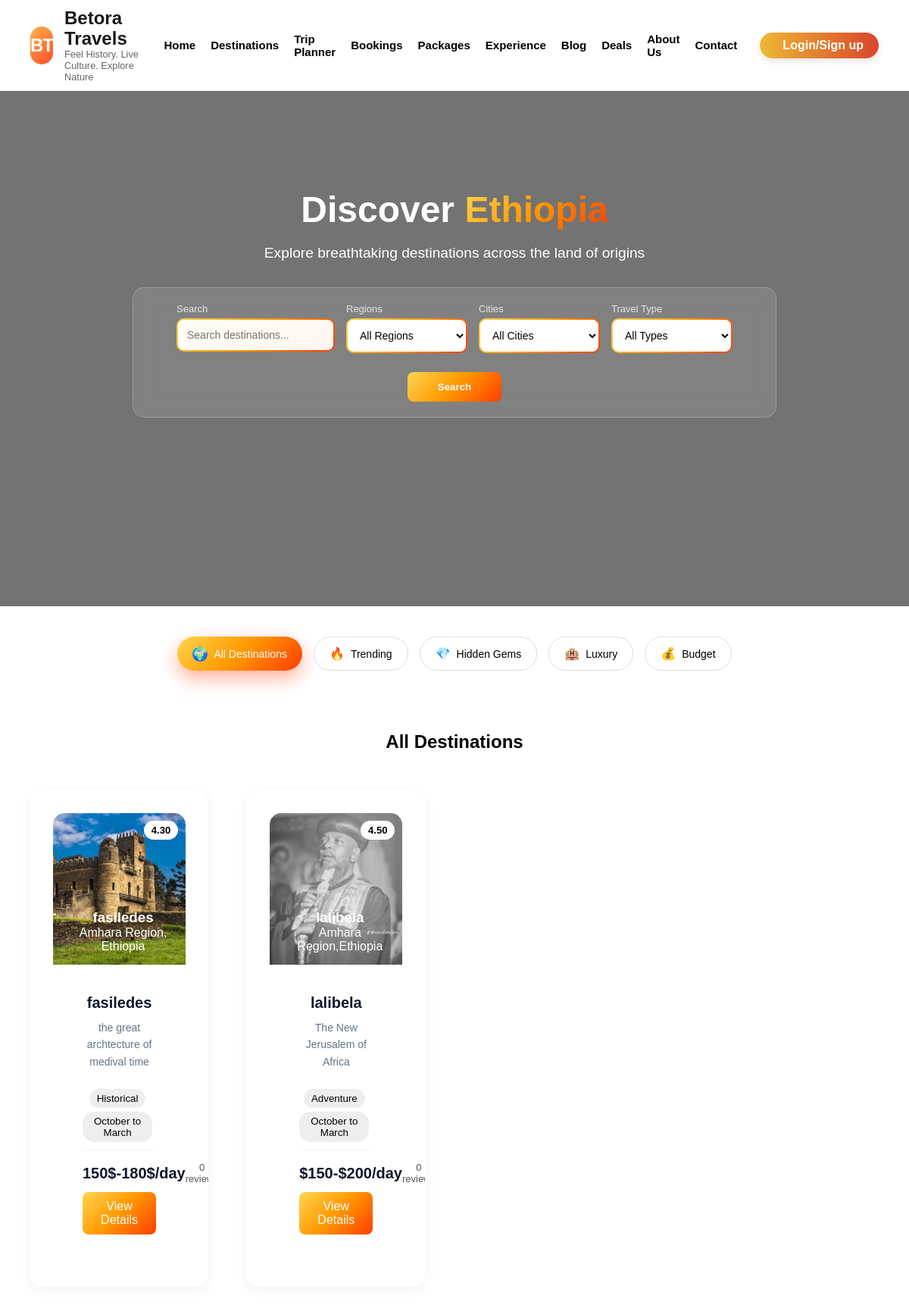
Page /destination.php on the committed database.
### tables this page shows
CREATE TABLE `destinations` (
  `id` int(11) NOT NULL,
  `name` varchar(100) DEFAULT NULL,
  `tagline` varchar(255) DEFAULT NULL,
  `region` varchar(100) DEFAULT NULL,
  `type` enum('adventure','cultural','religious','historical','nature') DEFAULT NULL,
  `description` text DEFAULT NULL,
  `highlights` text DEFAULT NULL,
  `best_time` varchar(100) DEFAULT NULL,
  `dry_season` varchar(255) DEFAULT NULL,
  `rainy_season` varchar(255) DEFAULT NULL,
  `spring_weather` varchar(100) DEFAULT NULL,
  `summer_weather` varchar(100) DEFAULT NULL,
  `autumn_weather` varchar(100) DEFAULT NULL,
  `winter_weather` varchar(100) DEFAULT NULL,
  `average_cost` decimal(10,2) DEFAULT NULL,
  `budget_cost` varchar(50) DEFAULT NULL,
  `standard_cost` varchar(50) DEFAULT NULL,
  `luxury_cost` varchar(50) DEFAULT NULL,
  `accommodation` varchar(255) DEFAULT NULL,
  `rating` decimal(3,2) DEFAULT 0.00,
  `reviews` int(11) DEFAULT 0,
  `distance_info` varchar(255) DEFAULT NULL,
  `map_location` text DEFAULT NULL,
  `video_url` varchar(255) DEFAULT NULL,
  `image` varchar(255) DEFAULT NULL,
  `image2` varchar(255) DEFAULT NULL,
  `image3` varchar(255) DEFAULT NULL,
  `image4` varchar(255) DEFAULT NULL
);

### destination.php (the view, shortened to what this page needs)
<?php
include 'db.php';
$search_name = isset($_GET['search_name']) ? mysqli_real_escape_string($conn, $_GET['search_name']) : '';
$sql = "SELECT * FROM destinations WHERE 1=1";
$sql .= " ORDER BY id DESC";
$result = mysqli_query($conn, $sql);
?>
<!DOCTYPE html>
<html lang="en">
<head>
    <link rel="stylesheet" href="style.css">
    <link rel="stylesheet" href="https://jsdelivr.net"/>
    <link rel="stylesheet" href="welcome.css">
    <link rel="stylesheet" href="cards.css">
    <link rel="stylesheet" href="ai.css">
    <link rel="stylesheet" href="https://cloudflare.com">
</head>
<body>
<nav id="navbar">
  <div class="brand">
    <div class="bt">BT</div>
    <div class="logo-text">
      <h1>Betora Travels</h1>
      <h2>Feel History. Live Culture. Explore Nature</h2>
    </div>
  </div>
  <ul class="menu" id="menu-list">
    <li><a class="underline-text" href="index.php#Home">Home</a></li>
    <li><a class="underline-text" href="destinations.php">Destinations</a></li>
    <li><a class="underline-text" href="trip.html#trip">Trip Planner</a></li>
    <li><a class="underline-text" href="booking.html#Bookings">Bookings</a></li>
    <li><a class="underline-text" href="packages.php#packages">Packages</a></li>
    <li><a class="underline-text" href="experience.php#Experience">Experience</a></li>
    <li><a class="underline-text" href="blog.php#Blog">Blog</a></li>
    <li><a class="underline-text" href="deals.php#Deals">Deals</a></li>
    <li><a class="underline-text" href="aboutus.html#About-Us">About Us</a></li>
    <li><a class="underline-text" href="contactus.html#Contact">Contact</a></li>
    <div class="header-actions">
      <div class="login-pill">
        <span>Login/Sign up</span>
      </div>
    </div>
  </ul>
</nav>
<section id="Destinations" class="destination-hero">
    <video autoplay muted loop playsinline class="bg-video">
        <source src="ethiopia-video.mp4" type="video/mp4">
    </video>
    <div class="overlay"></div>
    <div class="content">
        <h1>Discover <span>Ethiopia</span></h1>
        <p>Explore breathtaking destinations across the land of origins</p>
        <form action="destination.php" method="GET" class="search-box">
    <div class="field">
        <label>Search</label>
        <div class="gradient-wrapper">
            <input type="text" name="search_name" placeholder="Search destinations..." value="<?php echo htmlspecialchars($search_name); ?>" />
        </div>
    </div>
    <div class="field">
        <label>Regions</label>
        <div class="gradient-wrapper">
            <select name="region">
                <option>All Regions</option>
            </select>
        </div>
    </div>
    <div class="field">
        <label>Cities</label>
        <div class="gradient-wrapper">
            <select name="city">
                <option>All Cities</option>
            </select>
        </div>
    </div>
    <div class="field">
        <label>Travel Type</label>
        <div class="gradient-wrapper">
            <select name="type">
                <option>All Types</option>
            </select>
        </div>
    </div>
    <div class="search-btn-container">
        <button type="submit">Search</button>
    </div>
</form>
    </div>
</section>
<section class="filter-section">
    <div class="filter-container">
        <button class="filter-btn active"><span>🌍</span> All Destinations</button>
        <button class="filter-btn"><span>🔥</span> Trending</button>
        <button class="filter-btn"><span>💎</span> Hidden Gems</button>
        <button class="filter-btn"><span>🏨</span> Luxury</button>
        <button class="filter-btn"><span>💰</span> Budget</button>
    </div>
</section>
<section class="cards-section">
    <h2 class="results-title">All Destinations</h2>
    <div class="cards-container">
    <?php while($row = mysqli_fetch_assoc($result)) { ?>
        <div class="card" data-category="<?php echo strtolower($row['type']); ?>">
    <div class="card-slider">
        <img src="admin/uploads/<?php echo htmlspecialchars($row['image']); ?>" class="active">
        <div class="image-text">
            <h3 style="display: block !important; opacity: 1 !important; color: white;">
                <?php echo htmlspecialchars($row['name']); ?>
            </h3>
            <p><?php echo htmlspecialchars($row['region']); ?></p>
        </div>
        <div class="rating">
            <?php echo $row['rating']; ?>
        </div>
    </div>
    <div class="card-inner">
        <div class="card-content">
            <h3 class="card-title-main"><?php echo htmlspecialchars($row['name']); ?></h3>
            <p class="desc"><?php echo htmlspecialchars($row['tagline']); ?></p>
            <div class="tags">
                <button><?php echo ucfirst($row['type']); ?></button>
                <button><?php echo htmlspecialchars($row['best_time']); ?></button>
            </div>
            <div class="card-footer">
                <span class="price">
                    <?php echo $row['budget_cost']; ?>/day
                </span>
                <span class="reviews"><?php echo $row['reviews']; ?> reviews</span>
            </div>
            <a href="admin/view_destination.php?id=<?php echo $row['id']; ?>&source=public" class="details-btn">
                View Details
            </a>
        </div>
    </div>
</div>
    <?php } ?>
</div>
</section>
</body>
</html>

### style.css (style rules this page uses)
* { margin: 0; padding: 0; box-sizing: border-box; font-family: Arial, sans-serif; }
.destination-hero { position: relative; height: 100vh; display: flex; justify-content: center; align-items: center; text-align: center; overflow: hidden; }
.bg-video { position: absolute; top: 50%; left: 50%; width: 100%; height: 100%; object-fit: cover; transform: translate(-50%, -50%); z-index: -2; }
.overlay { position: absolute; width: 100%; height: 100%; background: rgba(0, 0, 0, 0.55); z-index: -1; }
.content { color: #fff; padding: 20px; max-width: 900px; }
.content h1 { font-size: 3rem; margin-bottom: 15px; }
.content h1 span { background: linear-gradient(135deg, #FFD54F, #FF9800, #FF3D00); -webkit-background-clip: text; -webkit-text-fill-color: transparent; }
.content p { font-size: 1.2rem; margin-bottom: 30px; line-height: 1.6; }
.search-box { display: flex; flex-wrap: wrap; justify-content: center; gap: 15px; backdrop-filter: blur(12px); background: rgba(255, 255, 255, 0.1); padding: 20px; border-radius: 15px; border: 1px solid rgba(255, 255, 255, 0.2); }
.field { display: flex; flex-direction: column; min-width: 160px; text-align: left; }
.field label { color: #fff; font-size: 13px; margin-bottom: 5px; opacity: 0.8; }
.field input, .field select { padding: 12px; border-radius: 8px; border: none; outline: none; font-size: 14px; background: rgba(255, 255, 255, 0.95); transition: all 0.3s ease; }
.gradient-wrapper { padding: 2px; border-radius: 10px; background: linear-gradient(135deg, #FFD54F, #FF9800, #FF3D00); }
.gradient-wrapper select { width: 100%; padding: 12px; border: none; outline: none; border-radius: 8px; background: white; font-size: 14px; }
.search-btn-container { width: 100%; display: flex; justify-content: center; margin-top: 10px; }
.search-btn-container button { padding: 12px 40px; border: none; border-radius: 8px; cursor: pointer; color: #fff; font-weight: bold; background: linear-gradient(135deg, #FFD54F, #FF9800, #FF3D00); transition: all 0.3s ease; }
.filter-section { padding: 40px 20px; display: flex; justify-content: center; }
.filter-container { display: flex; gap: 15px; flex-wrap: wrap; justify-content: center; }
.filter-btn { display: flex; align-items: center; gap: 8px; padding: 12px 20px; border-radius: 30px; border: 1px solid #ddd; background: #fff; cursor: pointer; font-size: 14px; transition: all 0.3s ease; }
.filter-btn span { font-size: 16px; }
.filter-btn.active { color: #fff; border: none; background: linear-gradient(135deg, #FFD54F, #FF9800, #FF3D00); box-shadow: 0 10px 25px rgba(255, 61, 0, 0.4); }
.filter-btn.active span { transform: scale(1.1); }
.cards-section { padding: 40px 20px; text-align: center; }
.results-title { font-size: 24px; margin-bottom: 30px; }
.cards-container { display: grid; grid-template-columns: repeat(auto-fit, minmax(280px, 1fr)); gap: 25px; }
.card { border-radius: 15px; overflow: hidden; background: white; box-shadow: 0 8px 20px rgba(0,0,0,0.15); transition: transform 0.3s, box-shadow 0.3s; position: relative; }
.card-slider { position: relative; width: 100%; height: 200px; border-radius: 15px 15px 0 0; overflow: hidden; }
.card-slider img { width: 100%; height: 100%; object-fit: cover; position: absolute; top: 0; left: 0; opacity: 0; transition: opacity 1s ease-in-out; }
.card-slider img.active { opacity: 1; }
.card-slider .image-text { position: absolute; bottom: 10px; left: 10px; color: white; padding: 5px 10px; border-radius: 5px; z-index: 2; }
.card-slider .rating { position: absolute; top: 10px; right: 10px; background: white; color: black; font-weight: bold; padding: 5px 10px; border-radius: 20px; z-index: 2; font-size: 13px; }
.card-inner { padding: 15px; display: flex; flex-direction: column; }
.desc { font-size: 14px; margin-bottom: 10px; }
.tags button { margin: 5px 5px 0 0; padding: 5px 10px; border: none; border-radius: 15px; background: #eee; cursor: pointer; }
.card-footer { display: flex; justify-content: space-between; margin-top: 10px; }
.price { color: black; font-weight: bold; }
.reviews { font-size: 13px; color: #555; }
.details-btn { margin-top: 10px; width: 100%; padding: 10px; border: none; border-radius: 8px; color: white; background: linear-gradient(135deg, #FFD54F, #FF9800, #FF3D00); cursor: pointer; text-align: center; display: inline-block; text-decoration: none; }

### rows in the picture
destinations: image (picture), name "fasiledes", region "Amhara Region, Ethiopia", rating "4.30", tagline "the great archtecture of medival time", type "Historical", best_time "October to March", budget_cost "150$-180$", reviews "0"
destinations: image (picture), name "lalibela", region "Amhara Region,Ethiopia", rating "4.50", tagline "The New Jerusalem of Africa", type "Adventure", best_time "October to March", budget_cost "$150-$200", reviews "0"
